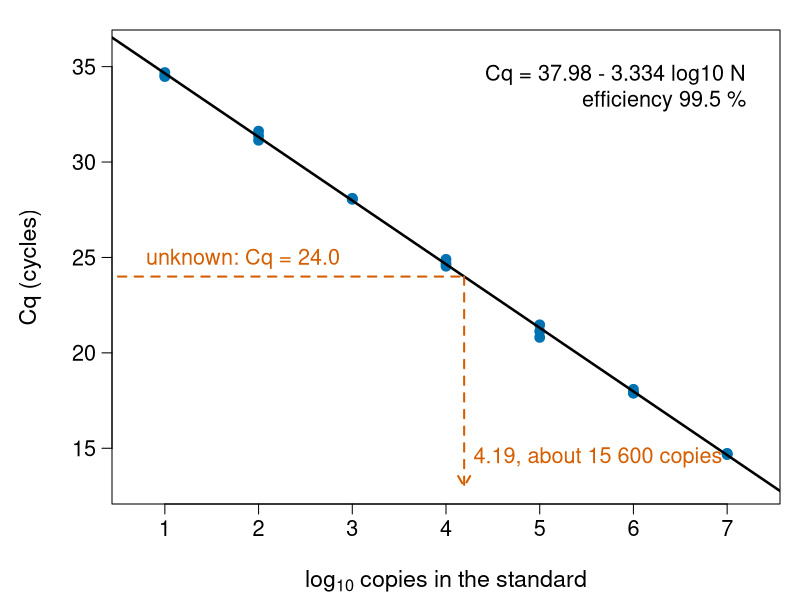
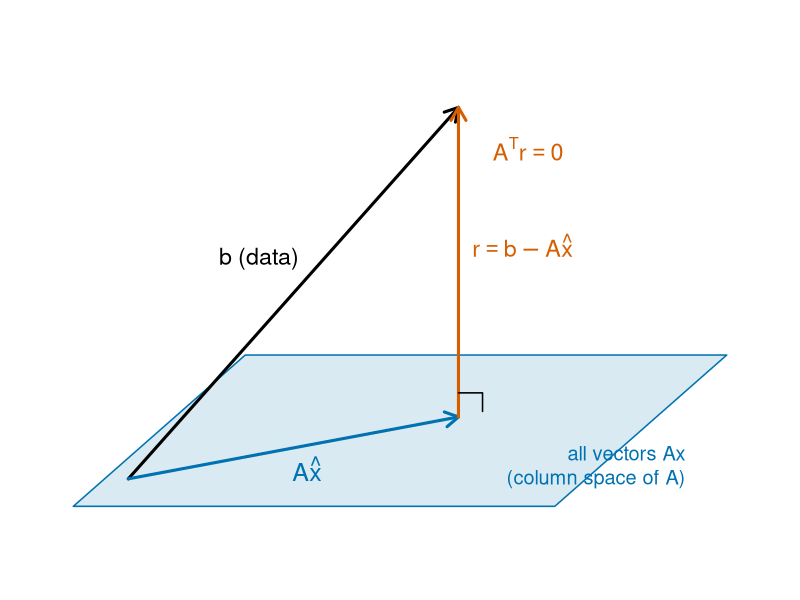
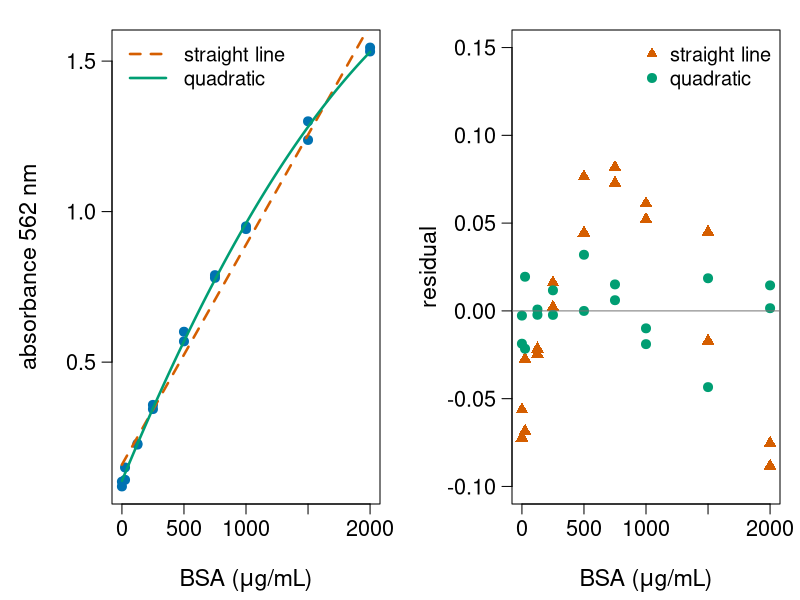
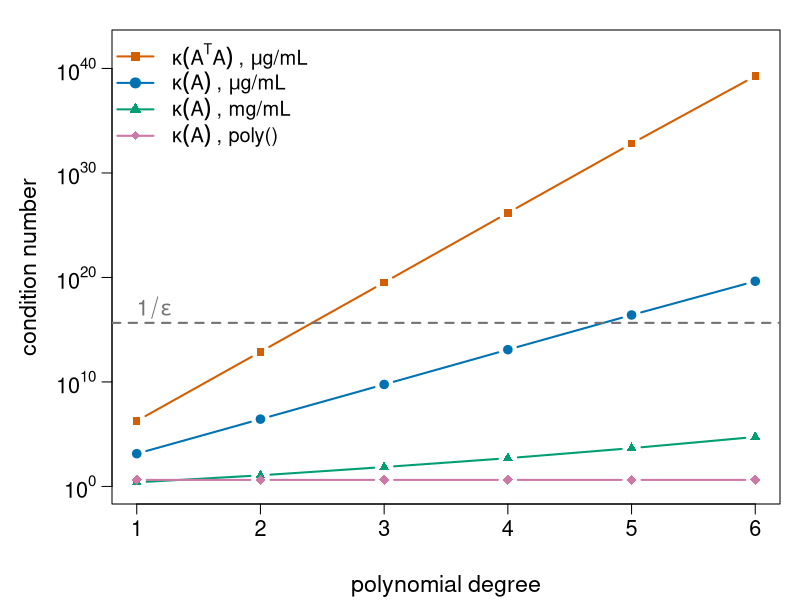
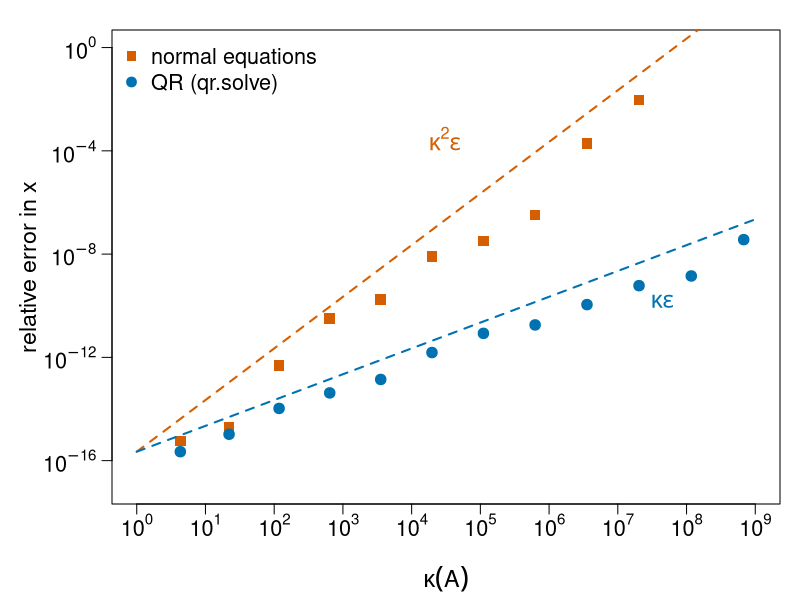
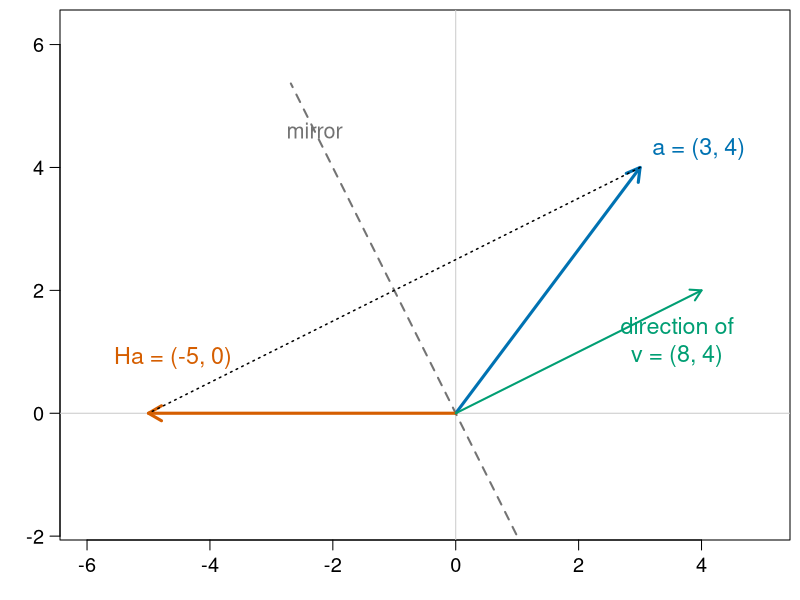
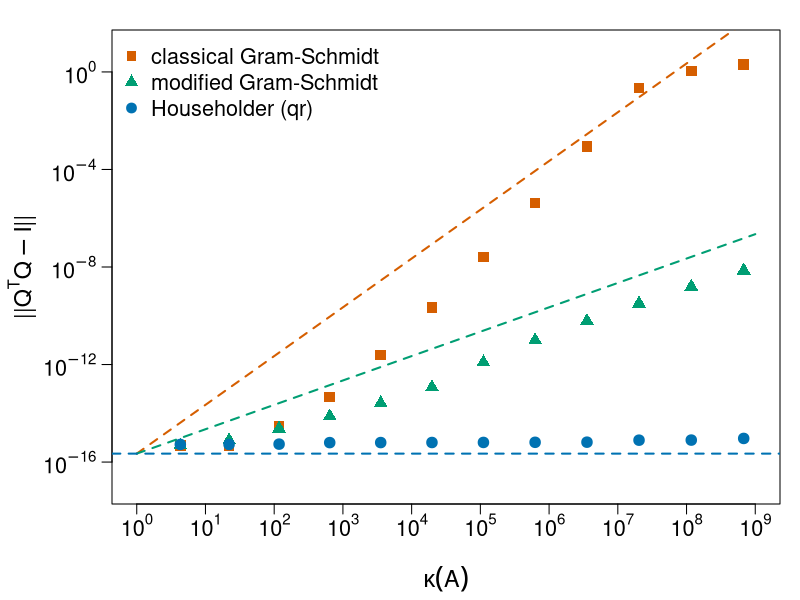

Source code (R) for these figures, in order:
# Figures for the least-squares-qr/ unit ("Least squares: normal equations vs QR").
#
# Re-run by hand from this folder (it is NOT run by `quarto render`):
#   cd least-squares-qr && Rscript make-least-squares-qr-figs.R
#
# Base R graphics only; writes SVG files fig01-...svg to fig07-...svg.
# The data are the qPCR and BCA standard curves used on the slides and in the
# exercise (simulated once, then rounded and typed in as fixed numbers).

## ---- the running examples (same numbers as on the slides) -------------------

logN <- rep(1:7, each = 3)                 # log10 copies, 10-fold dilutions, triplicates
cq <- c(34.52, 34.69, 34.48, 31.62, 31.37, 31.14, 28.05, 28.10, 28.07,
        24.54, 24.90, 24.68, 21.13, 20.81, 21.47, 17.89, 17.90, 18.09,
        14.71, 14.67, 14.73)
conc <- rep(c(0, 25, 125, 250, 500, 750, 1000, 1500, 2000), each = 2)  # BSA, ug/mL
a562 <- c(0.087, 0.103, 0.150, 0.109, 0.226, 0.229, 0.358, 0.344, 0.601,
          0.569, 0.780, 0.789, 0.951, 0.942, 1.300, 1.238, 1.545, 1.532)
eps <- .Machine$double.eps

## ---- Gram-Schmidt, classical and modified (same code as on the slides) -------

gs <- function(A, modified = FALSE) {
  n <- ncol(A); Q <- A; R <- matrix(0, n, n)
  for (j in 1:n) {
    v <- A[, j]
    for (i in seq_len(j - 1)) {
      R[i, j] <- sum(Q[, i] * (if (modified) v else A[, j]))
      v <- v - R[i, j] * Q[, i]
    }
    R[j, j] <- sqrt(sum(v^2)); Q[, j] <- v / R[j, j]
  }
  list(Q = Q, R = R)
}

## ---- plotting helpers ---------------------------------------------------------

col_a <- "#0072B2"   # blue
col_b <- "#D55E00"   # vermillion
col_c <- "#009E73"   # bluish green
col_d <- "#CC79A7"   # reddish purple
col_ref <- "grey45"

fig <- function(file, w = 9, h = 5.2, expr) {
  svg(file, width = w, height = h)
  par(mar = c(4.8, 5.6, 1.5, 1), las = 1, mgp = c(3.6, 0.8, 0),
      cex.lab = 1.4, cex.axis = 1.3)
  expr
  dev.off()
}
logaxis <- function(side, at) {
  axis(side, at = 10^at, labels = parse(text = paste0("10^", at)))
}

## ---- fig01: qPCR standard curve -------------------------------------------------

fit_q <- lm(cq ~ logN)
b0 <- coef(fit_q)[1]; b1 <- coef(fit_q)[2]
fig("fig01-qpcr-curve.svg", expr = {
  plot(logN, cq, pch = 19, col = col_a, cex = 1.3,
       xlab = expression(log[10] ~ "copies in the standard"), ylab = "Cq (cycles)",
       xlim = c(0.7, 7.3), ylim = c(13, 36))
  abline(fit_q, lwd = 2.5)
  x_unk <- (24 - b0) / b1
  segments(0.5, 24, x_unk, 24, lty = 2, lwd = 2, col = col_b)
  arrows(x_unk, 24, x_unk, 13, lty = 2, lwd = 2, col = col_b, length = 0.12)
  text(0.8, 24.9, "unknown: Cq = 24.0", adj = 0, col = col_b, cex = 1.3)
  text(x_unk + 0.1, 14.5, sprintf("%.2f, about 15 600 copies", x_unk),
       adj = 0, col = col_b, cex = 1.3)
  text(7.2, 34, sprintf("Cq = %.2f - %.3f log10 N\nefficiency %.1f %%", b0, -b1,
                        100 * (10^(-1 / b1) - 1)), adj = 1, cex = 1.3)
})

## ---- fig02: least squares as a projection ---------------------------------------

fig("fig02-projection.svg", w = 8, h = 5.2, expr = {
  par(mar = c(0.5, 0.5, 0.5, 0.5))
  plot(NA, xlim = c(-0.5, 10), ylim = c(-0.5, 6.5), asp = 1, axes = FALSE,
       xlab = "", ylab = "")
  P <- rbind(c(0, 0), c(7, 0), c(9.5, 2.2), c(2.5, 2.2))     # the plane col(A)
  polygon(P, col = adjustcolor(col_a, 0.15), border = col_a, lwd = 1.5)
  text(8.9, 0.6, "all vectors Ax\n(column space of A)", col = col_a, cex = 1.2, adj = 1)
  o <- c(0.8, 0.4); p <- c(5.6, 1.3); b <- c(5.6, 5.8)
  arrows(o[1], o[2], b[1], b[2], lwd = 3, length = 0.15)
  arrows(o[1], o[2], p[1], p[2], lwd = 3, col = col_a, length = 0.15)
  arrows(p[1], p[2], b[1], b[2], lwd = 3, col = col_b, length = 0.15)
  lines(c(p[1], p[1] + 0.35, p[1] + 0.35), c(p[2] + 0.35, p[2] + 0.35, p[2] + 0.08 + 0.0),
        lwd = 1.5)
  text(2.7, 3.6, "b (data)", cex = 1.4)
  text(3.4, 0.55, expression(A * hat(x)), col = col_a, cex = 1.5)
  text(5.8, 3.8, expression(r == b - A * hat(x)), col = col_b, cex = 1.4, adj = 0)
  text(6.1, 5.2, expression(A^T * r == 0), col = col_b, cex = 1.4, adj = 0)
})

## ---- fig03: BCA standard curve, linear vs quadratic --------------------------------

fit1 <- lm(a562 ~ conc); fit2 <- lm(a562 ~ poly(conc, 2))
cc <- seq(0, 2000, length.out = 200)
fig("fig03-bca-fits.svg", w = 11, h = 5, expr = {
  par(mfrow = c(1, 2))
  plot(conc, a562, pch = 19, col = col_a, cex = 1.2,
       xlab = expression("BSA (" * mu * "g/mL)"), ylab = "absorbance 562 nm")
  lines(cc, predict(fit1, data.frame(conc = cc)), lwd = 2.5, lty = 2, col = col_b)
  lines(cc, predict(fit2, data.frame(conc = cc)), lwd = 2.5, col = col_c)
  legend("topleft", c("straight line", "quadratic"), lty = c(2, 1), lwd = 2.5,
         col = c(col_b, col_c), bty = "n", cex = 1.2)
  plot(conc, resid(fit1), pch = 17, col = col_b, cex = 1.3, ylim = c(-0.1, 0.15),
       xlab = expression("BSA (" * mu * "g/mL)"), ylab = "residual")
  points(conc, resid(fit2), pch = 19, col = col_c, cex = 1.2)
  abline(h = 0, col = col_ref)
  legend("topright", c("straight line", "quadratic"), pch = c(17, 19),
         col = c(col_b, col_c), bty = "n", cex = 1.2)
})

## ---- fig04: condition number of the Vandermonde matrix ------------------------------

deg <- 1:6
kraw  <- sapply(deg, function(d) kappa(outer(conc, 0:d, "^"), exact = TRUE))
kne   <- kraw^2
kscl  <- sapply(deg, function(d) kappa(outer(conc / 1000, 0:d, "^"), exact = TRUE))
kpoly <- sapply(deg, function(d) kappa(cbind(1, poly(conc, d)), exact = TRUE))
fig("fig04-vandermonde-kappa.svg", expr = {
  plot(deg, kne, log = "y", type = "b", pch = 15, lwd = 2, col = col_b,
       ylim = c(1, 1e42), yaxt = "n", xlab = "polynomial degree",
       ylab = "condition number")
  logaxis(2, seq(0, 40, by = 10))
  lines(deg, kraw, type = "b", pch = 19, lwd = 2, col = col_a)
  lines(deg, kscl, type = "b", pch = 17, lwd = 2, col = col_c)
  lines(deg, kpoly, type = "b", pch = 18, lwd = 2, col = col_d, cex = 1.4)
  abline(h = 1 / eps, lty = 2, col = col_ref, lwd = 2)
  text(1, 1.3e17, expression(1 / epsilon), col = col_ref, cex = 1.3, adj = 0)
  legend("topleft", c(expression(kappa(A^T * A) ~ ", " * mu * "g/mL"),
                      expression(kappa(A) ~ ", " * mu * "g/mL"),
                      expression(kappa(A) ~ ", mg/mL"),
                      expression(kappa(A) ~ ", poly()")),
         col = c(col_b, col_a, col_c, col_d), pch = c(15, 19, 17, 18),
         lwd = 2, bty = "n", cex = 1.2)
})

## ---- fig05: error against kappa, normal equations vs QR -----------------------------

tt <- seq(0, 1, length.out = 50)
res <- t(sapply(1:12, function(d) {
  A <- outer(tt, 0:d, "^"); xt <- rep(1, d + 1); b <- A %*% xt
  ne <- tryCatch(solve(crossprod(A), crossprod(A, b)), error = function(e) NA)
  q  <- qr.solve(A, b)
  err <- function(x) sqrt(sum((x - xt)^2)) / sqrt(sum(xt^2))
  c(kappa(A, exact = TRUE), err(ne), err(q))
}))
fig("fig05-error-vs-kappa.svg", expr = {
  plot(res[, 1], res[, 2], log = "xy", pch = 15, col = col_b, cex = 1.4,
       xlim = c(1, 1e9), ylim = c(1e-17, 1), xaxt = "n", yaxt = "n",
       xlab = expression(kappa(A)), ylab = "relative error in x")
  logaxis(1, seq(0, 9, by = 1)); logaxis(2, seq(-16, 0, by = 4))
  points(res[, 1], res[, 3], pch = 19, col = col_a, cex = 1.4)
  kk <- 10^seq(0, 9, by = 0.1)
  lines(kk, kk^2 * eps, lty = 2, col = col_b, lwd = 2)
  lines(kk, kk * eps, lty = 2, col = col_a, lwd = 2)
  text(3e4, 3e-4, expression(kappa^2 * epsilon), col = col_b, cex = 1.4)
  text(3e7, 1.5e-10, expression(kappa * epsilon), col = col_a, cex = 1.4, adj = 0)
  legend("topleft", c("normal equations", "QR (qr.solve)"), pch = c(15, 19),
         col = c(col_b, col_a), bty = "n", cex = 1.3)
})

## ---- fig06: a Householder reflection -------------------------------------------------

fig("fig06-householder.svg", w = 7, h = 5.2, expr = {
  par(mar = c(3, 3, 0.5, 0.5))
  plot(NA, xlim = c(-6, 5), ylim = c(-1, 5.5), asp = 1, xlab = "", ylab = "",
       las = 1, cex.axis = 1.2)
  abline(h = 0, v = 0, col = "grey80")
  a <- c(3, 4); v <- a + c(5, 0)                     # v = a + sign(a1) |a| e1
  u <- c(-v[2], v[1]) / sqrt(sum(v^2))               # direction of the mirror
  lines(c(-6, 6) * u[1], c(-6, 6) * u[2], lty = 2, lwd = 2, col = col_ref)
  arrows(0, 0, a[1], a[2], lwd = 3, col = col_a, length = 0.15)
  arrows(0, 0, -5, 0, lwd = 3, col = col_b, length = 0.15)
  arrows(0, 0, v[1] / 2, v[2] / 2, lwd = 2, col = col_c, length = 0.12)
  segments(a[1], a[2], -5, 0, lty = 3, lwd = 1.5)
  text(3.2, 4.3, "a = (3, 4)", col = col_a, cex = 1.4, adj = 0)
  text(-4.6, 0.9, "Ha = (-5, 0)", col = col_b, cex = 1.4)
  text(3.6, 1.2, "direction of\nv = (8, 4)", col = col_c, cex = 1.4)
  text(-2.3, 4.6, "mirror", col = col_ref, cex = 1.3)
})

## ---- fig07: loss of orthogonality ------------------------------------------------------

orth <- function(Q) norm(crossprod(Q) - diag(ncol(Q)), "2")
og <- t(sapply(1:12, function(d) {
  A <- outer(tt, 0:d, "^")
  c(kappa(A, exact = TRUE), orth(gs(A)$Q), orth(gs(A, TRUE)$Q), orth(qr.Q(qr(A))))
}))
fig("fig07-gs-orthogonality.svg", expr = {
  plot(og[, 1], og[, 2], log = "xy", pch = 15, col = col_b, cex = 1.4,
       xlim = c(1, 1e9), ylim = c(1e-17, 10), xaxt = "n", yaxt = "n",
       xlab = expression(kappa(A)), ylab = expression("||" * Q^T * Q - I * "||"))
  logaxis(1, seq(0, 9, by = 1)); logaxis(2, seq(-16, 0, by = 4))
  points(og[, 1], og[, 3], pch = 17, col = col_c, cex = 1.4)
  points(og[, 1], og[, 4], pch = 19, col = col_a, cex = 1.4)
  kk <- 10^seq(0, 9, by = 0.1)
  lines(kk, kk^2 * eps, lty = 2, col = col_b, lwd = 2)
  lines(kk, kk * eps, lty = 2, col = col_c, lwd = 2)
  abline(h = eps, lty = 2, col = col_a, lwd = 2)
  legend("topleft", c("classical Gram-Schmidt", "modified Gram-Schmidt",
                      "Householder (qr)"), pch = c(15, 17, 19),
         col = c(col_b, col_c, col_a), bty = "n", cex = 1.3)
})
